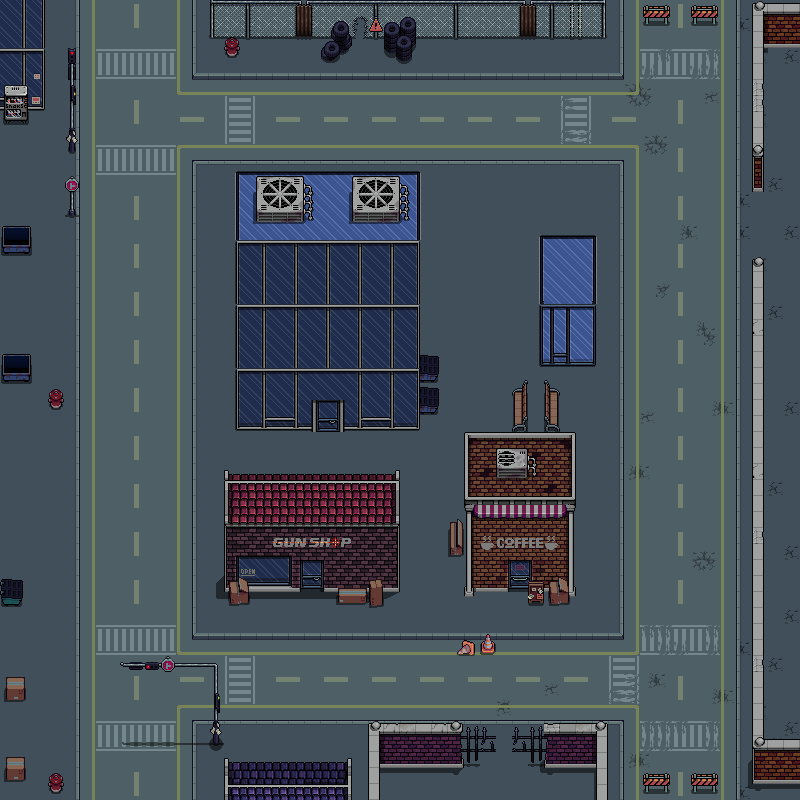

Tiled map render using the project's own tile images. Description and the map definition, with tile-layer contents summarised, below:
An orthogonal 50x50 tile map with 16x16 px tiles, 24 tile layers (Streets, Street Decoration, Roof, Steet Decoration, ...), 7 tilesets and 69 objects.

<map version="1.10" tiledversion="1.12.1" class="Map" orientation="orthogonal" renderorder="right-down" width="50" height="50" tilewidth="16" tileheight="16" infinite="0" nextlayerid="69" nextobjectid="108">
 <tileset firstgid="1" source="Assets.tsx" />
 <tileset firstgid="27349" source="All_City_Tileset.tsx" />
 <tileset firstgid="35527" source="Street_decorations.tsx" />
 <tileset firstgid="35934" source="street.tsx" />
 <tileset firstgid="35989" source="buildings_01.tsx" />
 <tileset firstgid="37219" source="buildings_02.tsx" />
 <tileset firstgid="39651" source="Boxes.tsx" />
 <layer id="6" name="Streets" width="50" height="50">
  <data>[2500 cells, 2500 non-empty, 56 distinct tile ids]</data>
 </layer>
 <objectgroup id="60" name="Bound">
  <object id="97" x="0.0625" y="-0.1875" width="1.5" height="800.313">
   <properties>
    <property name="type" value="boundary" />
   </properties>
  </object>
  <object id="98" x="0" y="798.909" width="799.982" height="1.18182">
   <properties>
    <property name="type" value="boundary" />
   </properties>
  </object>
  <object id="99" x="798.636" y="0.0909091" width="1.27273" height="800">
   <properties>
    <property name="type" value="boundary" />
   </properties>
  </object>
  <object id="100" x="0.0625" y="-0.181818" width="799.938" height="1.36364">
   <properties>
    <property name="type" value="boundary" />
   </properties>
  </object>
 </objectgroup>
 <objectgroup id="59" name="Spawner">
  <object id="93" x="564" y="392.25" width="38.25" height="40">
   <properties>
    <property name="type" value="PlayerSpawner" />
   </properties>
  </object>
  <object id="94" x="766" y="190.75" width="34.25" height="87.25">
   <properties>
    <property name="type" value="ZombieSpawner" />
   </properties>
  </object>
  <object id="95" x="45.25" y="-0.5" width="163.5" height="39">
   <properties>
    <property name="type" value="ZombieSpawner" />
   </properties>
  </object>
  <object id="96" x="78.5" y="768" width="113.5" height="31.5">
   <properties>
    <property name="type" value="ZombieSpawner" />
   </properties>
  </object>
 </objectgroup>
 <group id="57" name="Street Decoration">
  <objectgroup id="29" name="Street Objects">
   <object id="20" x="69" y="210.281" width="5.875" height="5.46875">
    <properties>
     <property name="type" value="street decoration" />
    </properties>
   </object>
   <object id="21" x="68.9063" y="146.781" width="6.03125" height="5.09375">
    <properties>
     <property name="type" value="street decoration" />
    </properties>
   </object>
   <object id="23" x="226.125" y="46.875" width="11.75" height="9.0625">
    <properties>
     <property name="type" value="street decoration" />
    </properties>
   </object>
   <object id="24" x="49.9063" y="782.063" width="12.1563" height="10.0313">
    <properties>
     <property name="type" value="street decoration" />
    </properties>
   </object>
   </objectgroup>
  <layer id="28" name="Street Decoration" width="50" height="50">
   <properties>
    <property name="type" value="roof" />
   </properties>
   <data>[2500 cells, 167 non-empty, 85 distinct tile ids]</data>
  </layer>
  <layer id="67" name="Roof" width="50" height="50">
   <properties>
    <property name="type" value="roof" />
   </properties>
   <data>[2500 cells, 18 non-empty, 12 distinct tile ids]</data>
  </layer>
  <layer id="45" name="Steet Decoration" width="50" height="50">
   <properties>
    <property name="type" value="roof" />
   </properties>
   <data>[2500 cells, 18 non-empty, 10 distinct tile ids]</data>
  </layer>
 </group>
 <group id="52" name="More Building">
  <objectgroup id="51" name="More Buildings">
   <!-- 28 objects omitted --></objectgroup>
  <layer id="50" name="More Buildings" width="50" height="50">
   <data>[2500 cells, 21 non-empty, 11 distinct tile ids]</data>
  </layer>
  <layer id="66" name="Roof" width="50" height="50">
   <properties>
    <property name="type" value="roof" />
   </properties>
   <data>[2500 cells, 56 non-empty, 30 distinct tile ids]</data>
  </layer>
 </group>
 <group id="49" name="Prison">
  <objectgroup id="48" name="Prison">
   <!-- 21 objects omitted --></objectgroup>
  <layer id="46" name="Prison" width="50" height="50">
   <data>[2500 cells, 69 non-empty, 25 distinct tile ids]</data>
  </layer>
  <layer id="65" name="Prison Roof" width="50" height="50">
   <properties>
    <property name="type" value="roof" />
   </properties>
   <data>[2500 cells, 6 non-empty, 5 distinct tile ids]</data>
  </layer>
  <layer id="47" name="Prison Decoration" width="50" height="50">
   <data>[2500 cells, 13 non-empty, 13 distinct tile ids]</data>
  </layer>
 </group>
 <group id="43" name="Gunshop">
  <objectgroup id="44" name="Gunshop">
   <!-- 11 objects omitted --></objectgroup>
  <layer id="40" name="Gunshop" width="50" height="50">
   <data>[2500 cells, 46 non-empty, 18 distinct tile ids]</data>
  </layer>
  <layer id="42" name="Gunshop" width="50" height="50">
   <data>[2500 cells, 15 non-empty, 10 distinct tile ids]</data>
  </layer>
  <layer id="64" name="Gunshop Roof" width="50" height="50">
   <properties>
    <property name="type" value="roof" />
   </properties>
   <data>[2500 cells, 55 non-empty, 15 distinct tile ids]</data>
  </layer>
  <layer id="41" name="Gunshop Decoration" width="50" height="50">
   <properties>
    <property name="type" value="roof" />
   </properties>
   <data>[2500 cells, 21 non-empty, 21 distinct tile ids]</data>
  </layer>
 </group>
 <group id="34" name="Cafe">
  <objectgroup id="33" name="Cafe">
   <!-- 7 objects omitted --></objectgroup>
  <layer id="30" name="Cafe" width="50" height="50">
   <data>[2500 cells, 40 non-empty, 23 distinct tile ids]</data>
  </layer>
  <layer id="68" name="cafe" width="50" height="50">
   <data>[2500 cells, 6 non-empty, 6 distinct tile ids]</data>
  </layer>
  <layer id="63" name="Cafe Roof" width="50" height="50">
   <properties>
    <property name="type" value="roof" />
   </properties>
   <data>[2500 cells, 35 non-empty, 10 distinct tile ids]</data>
  </layer>
  <layer id="31" name="Cafe Decoration" width="50" height="50">
   <properties>
    <property name="type" value="roof" />
   </properties>
   <data>[2500 cells, 30 non-empty, 20 distinct tile ids]</data>
  </layer>
 </group>
 <group id="20" name="Building2">
  <objectgroup id="17" name="Building2">
   <!-- 3 objects omitted --></objectgroup>
  <layer id="15" name="Building2" width="50" height="50">
   <data>[2500 cells, 21 non-empty, 10 distinct tile ids]</data>
  </layer>
 </group>
 <group id="19" name="Vending Machine">
  <objectgroup id="18" name="Vending Macine">
   <!-- 2 objects omitted --></objectgroup>
  <layer id="16" name="Vending Machine" width="50" height="50">
   <data>[2500 cells, 6 non-empty, 6 distinct tile ids]</data>
  </layer>
 </group>
 <group id="58" name="Building">
  <objectgroup id="56" name="Building">
   <!-- 1 objects omitted --></objectgroup>
  <layer id="53" name="Building" width="50" height="50">
   <data>[2500 cells, 51 non-empty, 14 distinct tile ids]</data>
  </layer>
  <layer id="61" name="Building Roof" width="50" height="50">
   <properties>
    <property name="type" value="roof" />
   </properties>
   <data>[2500 cells, 169 non-empty, 16 distinct tile ids]</data>
  </layer>
  <layer id="62" name="Building Door" width="50" height="50">
   <data>[2500 cells, 6 non-empty, 6 distinct tile ids]</data>
  </layer>
  <layer id="54" name="Building_accessories" width="50" height="50">
   <properties>
    <property name="type" value="roof" />
   </properties>
   <data>[2500 cells, 28 non-empty, 14 distinct tile ids]</data>
  </layer>
  <layer id="55" name="Building Accessories" width="50" height="50">
   <properties>
    <property name="type" value="roof" />
   </properties>
   <data>[2500 cells, 4 non-empty, 2 distinct tile ids]</data>
  </layer>
 </group>
</map>
<!-- 57 of 69 objects omitted -->
